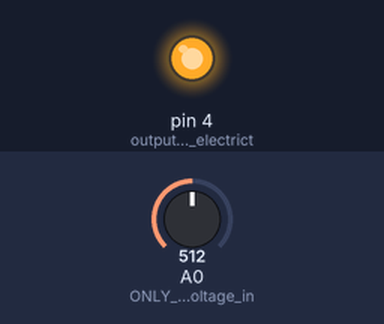
Simulated run of this sketch. Board: Arduino Uno, built with avr-gcc and run on an emulated ATmega328P. Shown: output pins drawn as LEDs (lit = HIGH). The test bench sets the inputs (shaded band); at power-on: A0 (ONLY_measures_voltage_in) = 512.

Above: at 0.1 s.
Timing chart, 0 to 1.6 s (numbered marks = the images above):
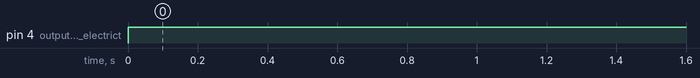

Measured:
- by itself, pin 4 (output_controls_electrict): LOW → HIGH at 0.00 s

The sketch:

learning_input.ino
```cpp
//make a switch ciruit - just a switch in it
//other circuit with a buzzer
// if the button is pressed, turn on the buzzer on the other circuit


//analog and digital reading input - with button sensor!
//when circuit becomes connected, will be able to read voltage from closed circuit, when reads voltage from controlled circuit, buzzer turns on
void setup() {
  // put your setup code here, to run once:
pinMode(4, OUTPUT); //output controls electricty going into circuit
pinMode(A0, INPUT); // ONLY measures voltage in circuit
//A0 - A5 specially designed to be analog INPUT pins - read any value between 0-1023
// 1023 - 5 V
/*
 * A0 - A5 can do digitalRead or AnalogRead
 * any port with a line next to it (PWM ports) - can do same as AO-A5
 * all others must use digitalRead
 */
}

void loop() {
  // put your main code here, to run repeatedly:
//if button is not pressed, then circuit is open - no voltage or current is running through circuit
//if is pressed, then we will read voltage/current
while( analogRead(A0) > 80){ // 50 is a value that corresponds to a voltage value, 50 is inbetween 0-1023
  digitalWrite(4, HIGH);
}

}
```
